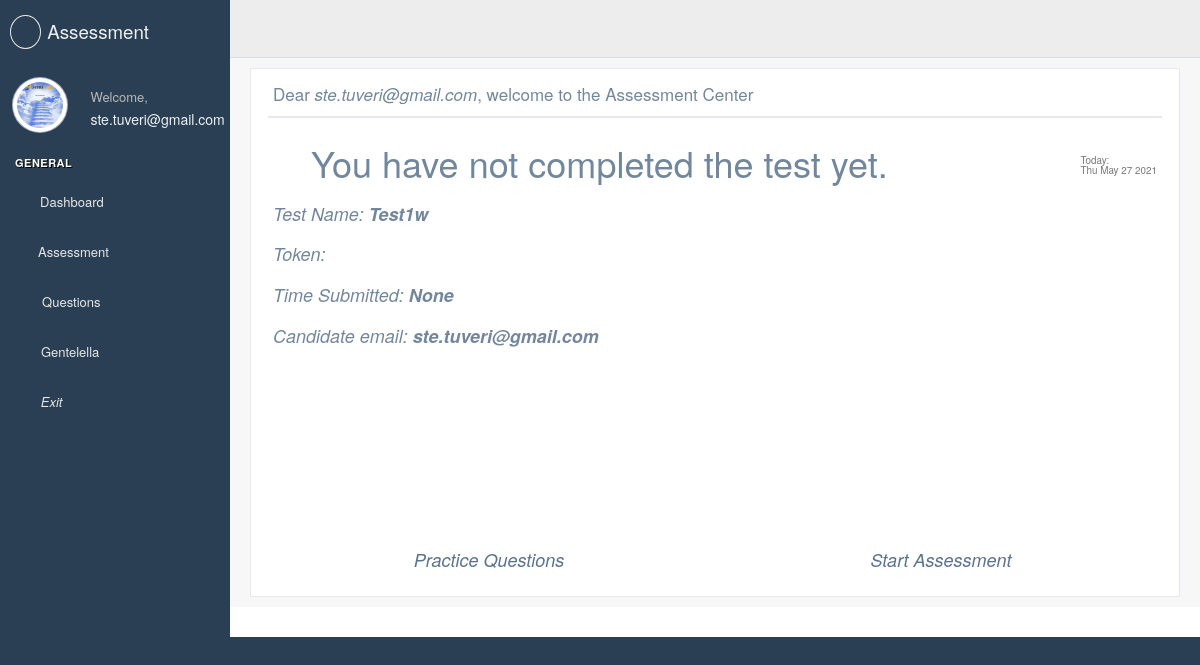
/assessment/candidate/home (signed in), run on the app's committed database.
### users/models.py (models this page shows, shortened)
class User(AbstractBaseUser, PermissionsMixin):
    email = models.EmailField(max_length=254, unique=True)
    name = models.CharField(max_length=254, null=True, blank=True)
    username = models.CharField(max_length=254, null=True, blank=True) #TODO: #9 in models.py
    is_staff = models.BooleanField(default=False)
    is_superuser = models.BooleanField(default=False)
    is_active = models.BooleanField(default=True)
    last_login = models.DateTimeField(null=True, blank=True)
    date_joined = models.DateTimeField(auto_now_add=True)
    USERNAME_FIELD = 'email'
    EMAIL_FIELD = 'email'
    REQUIRED_FIELDS = []
    objects = UserManager()

class Profile(models.Model):
    user = models.OneToOneField(User,unique=True, on_delete=models.CASCADE,default=None)
    address = models.CharField(max_length=254, null=True, blank=True)
    image = models.ImageField(default='default.jpg',upload_to='profile_pics')

### assessment/models.py (models this page shows, shortened)
class Assessment(models.Model):
    YES_NO = ( ('Yes', 'Yes'), ('No', 'No'),)
    assessment_name = models.CharField(max_length=20, blank=True, null=True, unique=True)
    candidate_name = models.CharField(max_length=20, blank=True, null=True)
    candidate_surname = models.CharField(max_length=20, blank=True, null=True)
    candidate_email = models.EmailField(max_length=254, null=True, blank=True)
    slug = models.SlugField(max_length=40,null=True, blank=True)
    token = models.CharField(max_length=256, null=True, blank=True)
    creator_email = models.EmailField(max_length=254, null=True, blank=True)
    date_creation = models.DateTimeField(blank=True, null=True,)
    date_sent = models.DateTimeField(blank=True, null=True,)
    date_first_opened = models.DateTimeField(blank=True, null=True,)
    date_complete = models.DateTimeField(blank=True, null=True,)
    questions_selected = models.ManyToManyField(Question,null=True,blank=True)
    time_to_complete = models.IntegerField(blank=True, null=True)
    completed = models.CharField(max_length=3, blank=True, null=True, choices=YES_NO, default='No')
    answers = models.JSONField(blank=True, null=True)
    score = models.IntegerField(blank=True, null=True)

### assessment/views.py (the view)
# urls.py: path("candidate/home", CandidateHomeView.as_view(template_name='assessment/candidate/home.html'),
@method_decorator(login_required, name='dispatch')
class CandidateHomeView(TemplateView):
        template_name = 'assessment/home.html'
        context_object_name = 'candidate_home_view'
        def get_context_data(self, **kwargs):
            context = super().get_context_data(**kwargs)
            try:
                context['assessment'] = Assessment.objects.filter(candidate_email__iexact=self.request.user.email)[0]
            except:
                context['assessment'] = []
            return context
        def get(self, request, *args, **kwargs):
            return super().get(request, *args, **kwargs)

### assessment/templates/assessment/candidate/home.html (shortened to what this page needs)
{% extends "base_custom.html" %}
{% load crispy_forms_tags %}
{% load static %}
{% block stylesheets %}
  {{ block.super }}
    <link rel="stylesheet" href="/static/build/css/cards.css">
{% endblock stylesheets %}
{% block content %}
  <div class="right_col" role="main">
    <div class="">
      <div class="row">
        <div class="col-md-12">
          <div class="x_panel">
            <div class="x_title">
                <h2>Dear <i>{{ user }}</i>, welcome to the Assessment Center</h2>
              <div class="clearfix"></div>
            </div>
            <div class="x_content">
                <form method="post" action="">
                    <section class="">
                        <div class="row">
                          <div class="col-xs-12">
                            <h1>
                                {% if assessment.completed == 'Yes'%}
                                <i class="fas fa-check-circle"></i> Your Test has been submitted succefully.
                                {% else %}
                                <i class="fas fa-pause-circle"></i> You have not completed the test yet.
                                {% endif %}
                                <small class="pull-right"><small><small>
                                    Today: <div id="demo"></div>
                                    </small></small>
                                </small>
                            </h1>
                          </div>
                        </div>
                        <div class="row">
                          <div class="col-xs-12">
                              <h2>
                                   <i>Test Name:<strong> {{assessment.assessment_name}}</strong></i>
                              </h2>
                          </div>
                        </div>
                        <div class="row">
                          <div class="col-xs-12">
                              <h2>
                                   <i>Token: <strong>{{assessment.token}}</strong></i>
                              </h2>
                          </div>
                        </div>
                        <div class="row">
                          <div class="col-xs-12">
                              <h2>
                                   <i>Time Submitted:<strong> {{assessment.date_complete}}</strong></i>
                              </h2>
                          </div>
                        </div>
                        <div class="row">
                          <div class="col-xs-12">
                              <h2>
                                  <i>Candidate email: <strong>{{assessment.candidate_email}}</strong></i>
                              </h2>
                          </div>
                        </div>
                        <div class="row" style="padding-top:5%">
                            <div class="col-xs-6" style="text-align: center;">
                                <a href="">
                                <i class="fas fa-chalkboard-teacher fa-10x" style="text-align: center;"></i>
                                <div style="text-align: center; padding-top:2%"><h2><i>Practice Questions</i></h2></div>
                                </a>
                            </div>
                            <div class="col-xs-6" style="text-align: center;">
                                <a href="">
                                <i class="fas fa-shapes fa-10x" style="text-align: center;"></i>
                                <div style="text-align: center; padding-top:2%"><h2><i>Start Assessment</i></h2></div>
                                </a>
                            </div>
                        </div>
                        <div class="row no-print">
                          <div class="col-xs-12">
                          </div>
                        </div>
                    </section>
                </form>
            </div>
          </div>
        </div>
      </div>
    </div>
  </div>
{% endblock content %}

### assessment/templates/assessment/sidebar_custom.html (shortened to what this page needs)
<div class="left_col scroll-view">
  <div class="navbar nav_title" style="border: 0;">
    <a href="index.html" class="site_title"><i class="fa fa-spinner"></i> <span><small>Assessment</small></span></a>
  </div>
  <div class="profile clearfix">
    <div class="profile_pic">
       <img src="{{ user.profile.image.url }}" alt=".ger.." class="img-circle profile_img">
    </div>
    <div class="profile_info">
      <span>Welcome,</span>
      <h2>{{user}}</h2>
    </div>
  </div>
  <br />
  <div id="sidebar-menu" class="main_menu_side hidden-print main_menu">
    <div class="menu_section">
      <h3>General</h3>
      <ul class="nav side-menu">
          {% if user.is_staff  %}
          <li><a href="{%url 'dashboard_view' %}"><i class="fas fa-tachometer-alt fa-lg" style="padding-right: 4%;"></i> Dashboard
          </a>
          </li>
          <li><a ><i class="fas fa-graduation-cap fa-lg" style="padding-right: 3%;"></i> Assessment
          <span class="fa fa-chevron-down"></span></a>
          </li>
          <li><a ><i class="far fa-question-circle fa-lg" style="padding-right: 5%;"></i> Questions
          <span class="fa fa-chevron-down"></span></a>
          </li>
         <li><a><i class="fa fa-cubes" style="padding-right:10px;"></i>Gentelella <span class="fa fa-chevron-down"></span></a>
         </li>
          {% endif %}
          <li><a href="{%url 'users_logout' %}"><i class="fas fa-sign-out-alt" style="padding-right: 6%;"></i> <i>Exit</i>
          </a>
          </li>
      </ul>
    </div>
  </div>
</div>

### data on the page
User: profile.image (picture), email "ste.tuveri@gmail.com"
Assessment: assessment_name "Test1w", date_complete "None", candidate_email "ste.tuveri@gmail.com"
